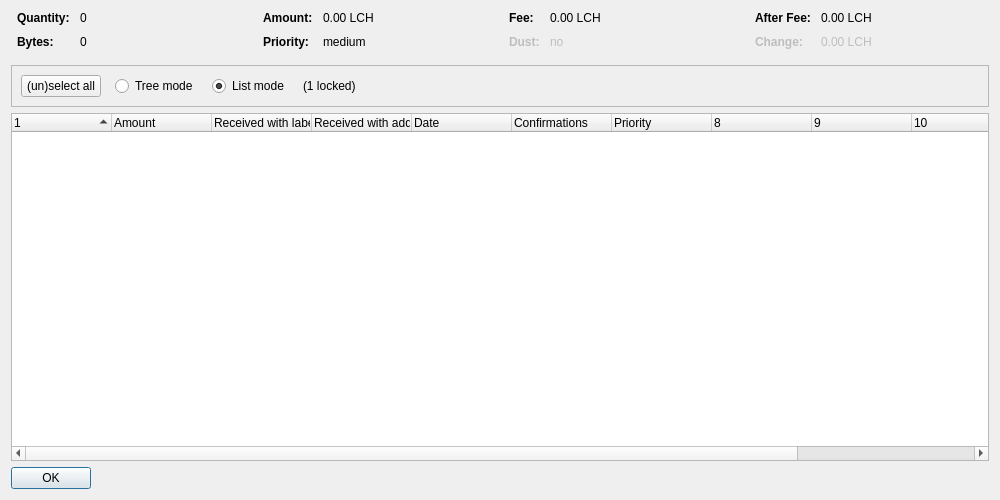
<?xml version="1.0" encoding="UTF-8"?>
<ui version="4.0">
 <class>CoinControlDialog</class>
 <widget class="QDialog" name="CoinControlDialog">
  <property name="geometry">
   <rect>
    <x>0</x>
    <y>0</y>
    <width>1000</width>
    <height>500</height>
   </rect>
  </property>
  <property name="windowTitle">
   <string>Coin Selection</string>
  </property>
  <layout class="QVBoxLayout" name="verticalLayout">
   <item>
    <layout class="QHBoxLayout" name="horizontalLayoutTop" stretch="0,0,0,0">
     <property name="topMargin">
      <number>0</number>
     </property>
     <property name="bottomMargin">
      <number>10</number>
     </property>
     <item>
      <layout class="QFormLayout" name="formLayoutCoinControl1">
       <property name="horizontalSpacing">
        <number>10</number>
       </property>
       <property name="verticalSpacing">
        <number>10</number>
       </property>
       <property name="leftMargin">
        <number>6</number>
       </property>
       <property name="rightMargin">
        <number>6</number>
       </property>
       <item row="0" column="0">
        <widget class="QLabel" name="labelCoinControlQuantityText">
         <property name="font">
          <font>
           <weight>75</weight>
           <bold>true</bold>
          </font>
         </property>
         <property name="text">
          <string>Quantity:</string>
         </property>
        </widget>
       </item>
       <item row="0" column="1">
        <widget class="QLabel" name="labelCoinControlQuantity">
         <property name="cursor">
          <cursorShape>IBeamCursor</cursorShape>
         </property>
         <property name="contextMenuPolicy">
          <enum>Qt::ActionsContextMenu</enum>
         </property>
         <property name="text">
          <string notr="true">0</string>
         </property>
         <property name="textInteractionFlags">
          <set>Qt::LinksAccessibleByMouse|Qt::TextSelectableByKeyboard|Qt::TextSelectableByMouse</set>
         </property>
        </widget>
       </item>
       <item row="1" column="0">
        <widget class="QLabel" name="labelCoinControlBytesText">
         <property name="font">
          <font>
           <weight>75</weight>
           <bold>true</bold>
          </font>
         </property>
         <property name="text">
          <string>Bytes:</string>
         </property>
        </widget>
       </item>
       <item row="1" column="1">
        <widget class="QLabel" name="labelCoinControlBytes">
         <property name="cursor">
          <cursorShape>IBeamCursor</cursorShape>
         </property>
         <property name="contextMenuPolicy">
          <enum>Qt::ActionsContextMenu</enum>
         </property>
         <property name="text">
          <string notr="true">0</string>
         </property>
         <property name="textInteractionFlags">
          <set>Qt::LinksAccessibleByMouse|Qt::TextSelectableByKeyboard|Qt::TextSelectableByMouse</set>
         </property>
        </widget>
       </item>
      </layout>
     </item>
     <item>
      <layout class="QFormLayout" name="formLayoutCoinControl2">
       <property name="horizontalSpacing">
        <number>10</number>
       </property>
       <property name="verticalSpacing">
        <number>10</number>
       </property>
       <property name="leftMargin">
        <number>6</number>
       </property>
       <property name="rightMargin">
        <number>6</number>
       </property>
       <item row="0" column="0">
        <widget class="QLabel" name="labelCoinControlAmountText">
         <property name="font">
          <font>
           <weight>75</weight>
           <bold>true</bold>
          </font>
         </property>
         <property name="text">
          <string>Amount:</string>
         </property>
        </widget>
       </item>
       <item row="0" column="1">
        <widget class="QLabel" name="labelCoinControlAmount">
         <property name="cursor">
          <cursorShape>IBeamCursor</cursorShape>
         </property>
         <property name="contextMenuPolicy">
          <enum>Qt::ActionsContextMenu</enum>
         </property>
         <property name="text">
          <string notr="true">0.00 LCH</string>
         </property>
         <property name="textInteractionFlags">
          <set>Qt::LinksAccessibleByMouse|Qt::TextSelectableByKeyboard|Qt::TextSelectableByMouse</set>
         </property>
        </widget>
       </item>
       <item row="1" column="0">
        <widget class="QLabel" name="labelCoinControlPriorityText">
         <property name="font">
          <font>
           <weight>75</weight>
           <bold>true</bold>
          </font>
         </property>
         <property name="text">
          <string>Priority:</string>
         </property>
        </widget>
       </item>
       <item row="1" column="1">
        <widget class="QLabel" name="labelCoinControlPriority">
         <property name="cursor">
          <cursorShape>IBeamCursor</cursorShape>
         </property>
         <property name="contextMenuPolicy">
          <enum>Qt::ActionsContextMenu</enum>
         </property>
         <property name="text">
          <string notr="true">medium</string>
         </property>
         <property name="textInteractionFlags">
          <set>Qt::LinksAccessibleByMouse|Qt::TextSelectableByKeyboard|Qt::TextSelectableByMouse</set>
         </property>
        </widget>
       </item>
      </layout>
     </item>
     <item>
      <layout class="QFormLayout" name="formLayoutCoinControl3">
       <property name="horizontalSpacing">
        <number>10</number>
       </property>
       <property name="verticalSpacing">
        <number>10</number>
       </property>
       <property name="leftMargin">
        <number>6</number>
       </property>
       <property name="rightMargin">
        <number>6</number>
       </property>
       <item row="0" column="0">
        <widget class="QLabel" name="labelCoinControlFeeText">
         <property name="font">
          <font>
           <weight>75</weight>
           <bold>true</bold>
          </font>
         </property>
         <property name="text">
          <string>Fee:</string>
         </property>
        </widget>
       </item>
       <item row="0" column="1">
        <widget class="QLabel" name="labelCoinControlFee">
         <property name="cursor">
          <cursorShape>IBeamCursor</cursorShape>
         </property>
         <property name="contextMenuPolicy">
          <enum>Qt::ActionsContextMenu</enum>
         </property>
         <property name="text">
          <string notr="true">0.00 LCH</string>
         </property>
         <property name="textInteractionFlags">
          <set>Qt::LinksAccessibleByMouse|Qt::TextSelectableByKeyboard|Qt::TextSelectableByMouse</set>
         </property>
        </widget>
       </item>
       <item row="1" column="0">
        <widget class="QLabel" name="labelCoinControlLowOutputText">
         <property name="enabled">
          <bool>false</bool>
         </property>
         <property name="font">
          <font>
           <weight>75</weight>
           <bold>true</bold>
          </font>
         </property>
         <property name="text">
          <string>Dust:</string>
         </property>
        </widget>
       </item>
       <item row="1" column="1">
        <widget class="QLabel" name="labelCoinControlLowOutput">
         <property name="enabled">
          <bool>false</bool>
         </property>
         <property name="cursor">
          <cursorShape>IBeamCursor</cursorShape>
         </property>
         <property name="contextMenuPolicy">
          <enum>Qt::ActionsContextMenu</enum>
         </property>
         <property name="text">
          <string notr="true">no</string>
         </property>
         <property name="textInteractionFlags">
          <set>Qt::LinksAccessibleByMouse|Qt::TextSelectableByKeyboard|Qt::TextSelectableByMouse</set>
         </property>
        </widget>
       </item>
      </layout>
     </item>
     <item>
      <layout class="QFormLayout" name="formLayoutCoinControl4">
       <property name="horizontalSpacing">
        <number>10</number>
       </property>
       <property name="verticalSpacing">
        <number>10</number>
       </property>
       <property name="leftMargin">
        <number>6</number>
       </property>
       <property name="rightMargin">
        <number>6</number>
       </property>
       <item row="0" column="0">
        <widget class="QLabel" name="labelCoinControlAfterFeeText">
         <property name="font">
          <font>
           <weight>75</weight>
           <bold>true</bold>
          </font>
         </property>
         <property name="text">
          <string>After Fee:</string>
         </property>
        </widget>
       </item>
       <item row="0" column="1">
        <widget class="QLabel" name="labelCoinControlAfterFee">
         <property name="cursor">
          <cursorShape>IBeamCursor</cursorShape>
         </property>
         <property name="contextMenuPolicy">
          <enum>Qt::ActionsContextMenu</enum>
         </property>
         <property name="text">
          <string notr="true">0.00 LCH</string>
         </property>
         <property name="textInteractionFlags">
          <set>Qt::LinksAccessibleByMouse|Qt::TextSelectableByKeyboard|Qt::TextSelectableByMouse</set>
         </property>
        </widget>
       </item>
       <item row="1" column="0">
        <widget class="QLabel" name="labelCoinControlChangeText">
         <property name="enabled">
          <bool>false</bool>
         </property>
         <property name="font">
          <font>
           <weight>75</weight>
           <bold>true</bold>
          </font>
         </property>
         <property name="text">
          <string>Change:</string>
         </property>
        </widget>
       </item>
       <item row="1" column="1">
        <widget class="QLabel" name="labelCoinControlChange">
         <property name="enabled">
          <bool>false</bool>
         </property>
         <property name="cursor">
          <cursorShape>IBeamCursor</cursorShape>
         </property>
         <property name="contextMenuPolicy">
          <enum>Qt::ActionsContextMenu</enum>
         </property>
         <property name="text">
          <string notr="true">0.00 LCH</string>
         </property>
         <property name="textInteractionFlags">
          <set>Qt::LinksAccessibleByMouse|Qt::TextSelectableByKeyboard|Qt::TextSelectableByMouse</set>
         </property>
        </widget>
       </item>
      </layout>
     </item>
    </layout>
   </item>
   <item>
    <widget class="QFrame" name="frame">
     <property name="minimumSize">
      <size>
       <width>0</width>
       <height>40</height>
      </size>
     </property>
     <property name="frameShape">
      <enum>QFrame::StyledPanel</enum>
     </property>
     <property name="frameShadow">
      <enum>QFrame::Sunken</enum>
     </property>
     <layout class="QHBoxLayout" name="horizontalLayout">
      <item>
       <layout class="QHBoxLayout" name="horizontalLayoutPanel" stretch="0,0,0,0,0">
        <property name="spacing">
         <number>14</number>
        </property>
        <item>
         <widget class="QPushButton" name="pushButtonSelectAll">
          <property name="sizePolicy">
           <sizepolicy hsizetype="Maximum" vsizetype="Fixed">
            <horstretch>0</horstretch>
            <verstretch>0</verstretch>
           </sizepolicy>
          </property>
          <property name="text">
           <string>(un)select all</string>
          </property>
          <property name="autoDefault">
           <bool>false</bool>
          </property>
         </widget>
        </item>
        <item>
         <widget class="QRadioButton" name="radioTreeMode">
          <property name="sizePolicy">
           <sizepolicy hsizetype="Maximum" vsizetype="Fixed">
            <horstretch>0</horstretch>
            <verstretch>0</verstretch>
           </sizepolicy>
          </property>
          <property name="text">
           <string>Tree mode</string>
          </property>
         </widget>
        </item>
        <item>
         <widget class="QRadioButton" name="radioListMode">
          <property name="sizePolicy">
           <sizepolicy hsizetype="Maximum" vsizetype="Fixed">
            <horstretch>0</horstretch>
            <verstretch>0</verstretch>
           </sizepolicy>
          </property>
          <property name="text">
           <string>List mode</string>
          </property>
          <property name="checked">
           <bool>true</bool>
          </property>
         </widget>
        </item>
        <item>
         <widget class="QLabel" name="labelLocked">
          <property name="text">
           <string notr="true">(1 locked)</string>
          </property>
         </widget>
        </item>
        <item>
         <spacer name="horizontalSpacer">
          <property name="orientation">
           <enum>Qt::Horizontal</enum>
          </property>
          <property name="sizeHint" stdset="0">
           <size>
            <width>40</width>
            <height>20</height>
           </size>
          </property>
         </spacer>
        </item>
       </layout>
      </item>
     </layout>
    </widget>
   </item>
   <item>
    <widget class="CoinControlTreeWidget" name="treeWidget">
     <property name="contextMenuPolicy">
      <enum>Qt::CustomContextMenu</enum>
     </property>
     <property name="sortingEnabled">
      <bool>false</bool>
     </property>
     <property name="columnCount">
      <number>12</number>
     </property>
     <attribute name="headerShowSortIndicator" stdset="0">
      <bool>true</bool>
     </attribute>
     <attribute name="headerStretchLastSection">
      <bool>false</bool>
     </attribute>
     <column>
      <property name="text">
       <string/>
      </property>
     </column>
     <column>
      <property name="text">
       <string>Amount</string>
      </property>
     </column>
     <column>
      <property name="text">
       <string>Received with label</string>
      </property>
     </column>
     <column>
      <property name="text">
       <string>Received with address</string>
      </property>
     </column>
     <column>
      <property name="text">
       <string>Date</string>
      </property>
     </column>
     <column>
      <property name="text">
       <string>Confirmations</string>
      </property>
      <property name="toolTip">
       <string>Confirmed</string>
      </property>
     </column>
     <column>
      <property name="text">
       <string>Priority</string>
      </property>
     </column>
     <column>
      <property name="text">
       <string/>
      </property>
     </column>
     <column>
      <property name="text">
       <string/>
      </property>
     </column>
     <column>
      <property name="text">
       <string/>
      </property>
     </column>
     <column>
      <property name="text">
       <string/>
      </property>
     </column>
     <column>
      <property name="text">
       <string/>
      </property>
     </column>
    </widget>
   </item>
   <item>
    <widget class="QDialogButtonBox" name="buttonBox">
     <property name="sizePolicy">
      <sizepolicy hsizetype="Maximum" vsizetype="Fixed">
       <horstretch>0</horstretch>
       <verstretch>0</verstretch>
      </sizepolicy>
     </property>
     <property name="orientation">
      <enum>Qt::Horizontal</enum>
     </property>
     <property name="standardButtons">
      <set>QDialogButtonBox::Ok</set>
     </property>
    </widget>
   </item>
  </layout>
 </widget>
 <customwidgets>
  <customwidget>
   <class>CoinControlTreeWidget</class>
   <extends>QTreeWidget</extends>
   <header>coincontroltreewidget.h</header>
  </customwidget>
 </customwidgets>
 <resources/>
 <connections/>
</ui>
